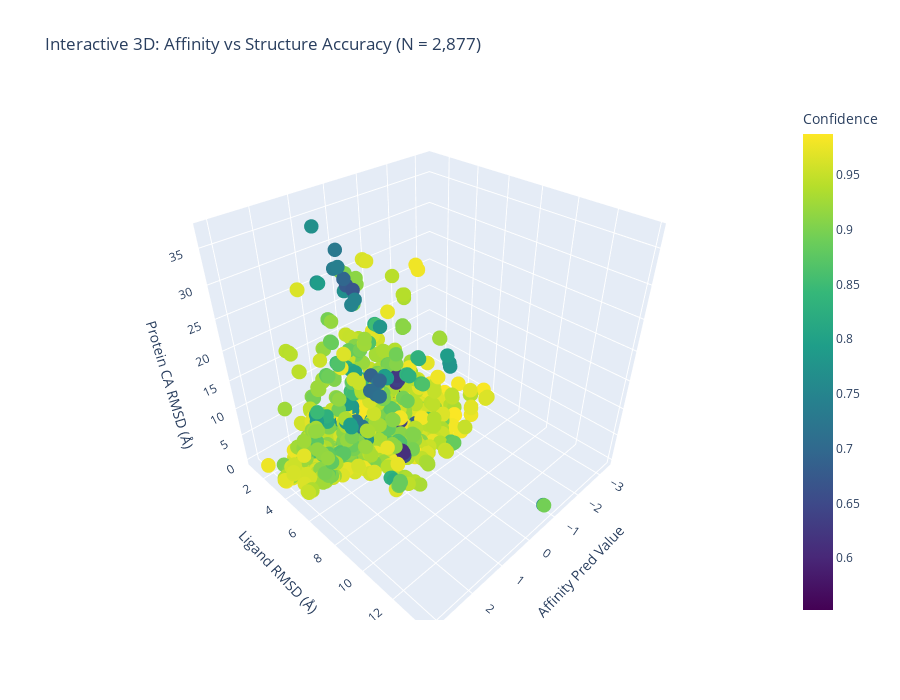

Here is the notebook cell this chart was saved with:
### Markdown cell above
## 5.3 Affinity Prediction Visualizations

Create specialized visualizations to explore the relationships between affinity predictions and structural accuracy.

### Code cell
print("🎨 Creating Affinity-Structure Relationship Visualizations")

# Check if we have affinity data for visualization
if 'df_with_affinity' in locals():
    df_viz = df_with_affinity.copy()
    valid_affinity_viz = df_viz.dropna(subset=['affinity_pred_value', 'affinity_probability_binary'])
    
    if len(valid_affinity_viz) > 10:
        
        # Create comprehensive affinity visualization
        fig = plt.figure(figsize=(20, 15))
        gs = fig.add_gridspec(3, 3, hspace=0.3, wspace=0.3)
        
        # 1. Affinity vs Protein RMSD
        ax1 = fig.add_subplot(gs[0, 0])
        scatter1 = ax1.scatter(valid_affinity_viz['affinity_pred_value'], 
                              valid_affinity_viz['protein_ca_aligned_rmsd'],
                              c=valid_affinity_viz['confidence'], cmap='viridis', alpha=0.6, s=30)
        ax1.set_xlabel('Affinity Pred Value (IC50-like)', fontsize=11)
        ax1.set_ylabel('Protein CA RMSD (Å)', fontsize=11)
        ax1.set_title('Affinity vs Protein Structure', fontweight='bold')
        ax1.grid(True, alpha=0.3)
        
        # Add trend line if correlation exists
        aff_prot_data = valid_affinity_viz[['affinity_pred_value', 'protein_ca_aligned_rmsd']].dropna()
        if len(aff_prot_data) > 3:
            z = np.polyfit(aff_prot_data['affinity_pred_value'], aff_prot_data['protein_ca_aligned_rmsd'], 1)
            p = np.poly1d(z)
            x_trend = np.linspace(aff_prot_data['affinity_pred_value'].min(), 
                                 aff_prot_data['affinity_pred_value'].max(), 100)
            ax1.plot(x_trend, p(x_trend), "r--", alpha=0.8, linewidth=2)
        
        # 2. Affinity vs Ligand RMSD
        ax2 = fig.add_subplot(gs[0, 1])
        scatter2 = ax2.scatter(valid_affinity_viz['affinity_pred_value'], 
                              valid_affinity_viz['ligand_rmsd'],
                              c=valid_affinity_viz['confidence'], cmap='viridis', alpha=0.6, s=30)
        ax2.set_xlabel('Affinity Pred Value (IC50-like)', fontsize=11)
        ax2.set_ylabel('Ligand RMSD (Å)', fontsize=11)
        ax2.set_title('Affinity vs Ligand Pose', fontweight='bold')
        ax2.grid(True, alpha=0.3)
        
        # Add trend line
        aff_lig_data = valid_affinity_viz[['affinity_pred_value', 'ligand_rmsd']].dropna()
        if len(aff_lig_data) > 3:
            z = np.polyfit(aff_lig_data['affinity_pred_value'], aff_lig_data['ligand_rmsd'], 1)
            p = np.poly1d(z)
            x_trend = np.linspace(aff_lig_data['affinity_pred_value'].min(), 
                                 aff_lig_data['affinity_pred_value'].max(), 100)
            ax2.plot(x_trend, p(x_trend), "r--", alpha=0.8, linewidth=2)
        
        # 3. Binding Probability vs Ligand RMSD
        ax3 = fig.add_subplot(gs[0, 2])
        scatter3 = ax3.scatter(valid_affinity_viz['affinity_probability_binary'], 
                              valid_affinity_viz['ligand_rmsd'],
                              c=valid_affinity_viz['confidence'], cmap='viridis', alpha=0.6, s=30)
        ax3.set_xlabel('Binding Probability', fontsize=11)
        ax3.set_ylabel('Ligand RMSD (Å)', fontsize=11)
        ax3.set_title('Binding Probability vs Ligand Pose', fontweight='bold')
        ax3.grid(True, alpha=0.3)
        
        # 4. Affinity vs Confidence
        ax4 = fig.add_subplot(gs[1, 0])
        ax4.scatter(valid_affinity_viz['confidence'], valid_affinity_viz['affinity_pred_value'],
                   alpha=0.6, color='orange', s=30)
        ax4.set_xlabel('Confidence Score', fontsize=11)
        ax4.set_ylabel('Affinity Pred Value', fontsize=11)
        ax4.set_title('Confidence vs Affinity', fontweight='bold')
        ax4.grid(True, alpha=0.3)
        
        # 5. Binding Probability vs Confidence
        ax5 = fig.add_subplot(gs[1, 1])
        ax5.scatter(valid_affinity_viz['confidence'], valid_affinity_viz['affinity_probability_binary'],
                   alpha=0.6, color='green', s=30)
        ax5.set_xlabel('Confidence Score', fontsize=11)
        ax5.set_ylabel('Binding Probability', fontsize=11)
        ax5.set_title('Confidence vs Binding Prob', fontweight='bold')
        ax5.grid(True, alpha=0.3)
        
        # 6. Affinity Value vs Binding Probability
        ax6 = fig.add_subplot(gs[1, 2])
        ax6.scatter(valid_affinity_viz['affinity_pred_value'], valid_affinity_viz['affinity_probability_binary'],
                   alpha=0.6, color='purple', s=30)
        ax6.set_xlabel('Affinity Pred Value', fontsize=11)
        ax6.set_ylabel('Binding Probability', fontsize=11)
        ax6.set_title('Affinity Value vs Binding Prob', fontweight='bold')
        ax6.grid(True, alpha=0.3)
        
        # 7. Distribution of Affinity Values
        ax7 = fig.add_subplot(gs[2, 0])
        ax7.hist(valid_affinity_viz['affinity_pred_value'], bins=30, alpha=0.7, 
                color='skyblue', edgecolor='black')
        ax7.axvline(valid_affinity_viz['affinity_pred_value'].median(), color='red', 
                   linestyle='--', label=f'Median: {valid_affinity_viz["affinity_pred_value"].median():.2f}')
        ax7.set_xlabel('Affinity Pred Value', fontsize=11)
        ax7.set_ylabel('Frequency', fontsize=11)
        ax7.set_title('Distribution of Affinity Values', fontweight='bold')
        ax7.legend()
        ax7.grid(True, alpha=0.3)
        
        # 8. Distribution of Binding Probabilities
        ax8 = fig.add_subplot(gs[2, 1])
        ax8.hist(valid_affinity_viz['affinity_probability_binary'], bins=30, alpha=0.7,
                color='lightcoral', edgecolor='black')
        ax8.axvline(valid_affinity_viz['affinity_probability_binary'].median(), color='blue',
                   linestyle='--', label=f'Median: {valid_affinity_viz["affinity_probability_binary"].median():.3f}')
        ax8.set_xlabel('Binding Probability', fontsize=11)
        ax8.set_ylabel('Frequency', fontsize=11)
        ax8.set_title('Distribution of Binding Probabilities', fontweight='bold')
        ax8.legend()
        ax8.grid(True, alpha=0.3)
        
        # 9. 3D Plot: Affinity, Ligand RMSD, Protein RMSD
        ax9 = fig.add_subplot(gs[2, 2], projection='3d')
        scatter_3d = ax9.scatter(valid_affinity_viz['affinity_pred_value'], 
                                valid_affinity_viz['ligand_rmsd'],
                                valid_affinity_viz['protein_ca_aligned_rmsd'],
                                c=valid_affinity_viz['confidence'], cmap='viridis', alpha=0.6, s=20)
        ax9.set_xlabel('Affinity Value', fontsize=10)
        ax9.set_ylabel('Ligand RMSD', fontsize=10)
        ax9.set_zlabel('Protein RMSD', fontsize=10)
        ax9.set_title('3D: Affinity-Structure Space', fontweight='bold', fontsize=10)
        
        # Add overall colorbar
        cbar = plt.colorbar(scatter1, ax=ax1, fraction=0.046, pad=0.04)
        cbar.set_label('Confidence Score', fontsize=10)
        
        plt.suptitle(f'Boltz Affinity Prediction Analysis (N = {len(valid_affinity_viz):,})', 
                    fontsize=16, fontweight='bold', y=0.98)
        plt.show()
        
        # Create interactive Plotly visualizations
        print("\n🌟 Creating Interactive Affinity Visualizations")
        
        # Interactive 3D scatter plot
        fig_3d = go.Figure(data=[go.Scatter3d(
            x=valid_affinity_viz['affinity_pred_value'],
            y=valid_affinity_viz['ligand_rmsd'],
            z=valid_affinity_viz['protein_ca_aligned_rmsd'],
            mode='markers',
            marker=dict(
                size=5,
                color=valid_affinity_viz['confidence'],
                colorscale='viridis',
                colorbar=dict(title="Confidence"),
                showscale=True
            ),
            text=valid_affinity_viz['protein'],
            hovertemplate='<b>%{text}</b><br>' +
                         'Affinity: %{x:.2f}<br>' +
                         'Ligand RMSD: %{y:.2f}Å<br>' +
                         'Protein RMSD: %{z:.2f}Å<br>' +
                         'Confidence: %{marker.color:.3f}<extra></extra>'
        )])
        
        fig_3d.update_layout(
            title=f'Interactive 3D: Affinity vs Structure Accuracy (N = {len(valid_affinity_viz):,})',
            scene=dict(
                xaxis_title='Affinity Pred Value',
                yaxis_title='Ligand RMSD (Å)',
                zaxis_title='Protein CA RMSD (Å)'
            ),
            font=dict(size=12),
            width=900,
            height=700
        )
        
        fig_3d.show()
        
        # Summary statistics table
        print(f"\n📊 Affinity Analysis Summary:")
        summary_stats = {
            'Metric': ['Valid Predictions', 'Affinity Range', 'Binding Prob Range', 
                      'High Binders (>0.7)', 'Strong Affinity (<median)', 
                      'Correlation (Aff vs Lig RMSD)', 'Correlation (Prob vs Lig RMSD)'],
            'Value': []
        }
        
        summary_stats['Value'].append(f"{len(valid_affinity_viz):,}")
        summary_stats['Value'].append(f"{valid_affinity_viz['affinity_pred_value'].min():.2f} - {valid_affinity_viz['affinity_pred_value'].max():.2f}")
        summary_stats['Value'].append(f"{valid_affinity_viz['affinity_probability_binary'].min():.3f} - {valid_affinity_viz['affinity_probability_binary'].max():.3f}")
        summary_stats['Value'].append(f"{(valid_affinity_viz['affinity_probability_binary'] > 0.7).sum()} ({(valid_affinity_viz['affinity_probability_binary'] > 0.7).mean()*100:.1f}%)")
        summary_stats['Value'].append(f"{(valid_affinity_viz['affinity_pred_value'] <= valid_affinity_viz['affinity_pred_value'].median()).sum()} ({(valid_affinity_viz['affinity_pred_value'] <= valid_affinity_viz['affinity_pred_value'].median()).mean()*100:.1f}%)")
        
        # Add correlations
        if len(aff_lig_data) > 3:
            aff_lig_r, aff_lig_p = pearsonr(aff_lig_data['affinity_pred_value'], aff_lig_data['ligand_rmsd'])
            summary_stats['Value'].append(f"r = {aff_lig_r:.3f} (p = {aff_lig_p:.3f})")
        else:
            summary_stats['Value'].append("N/A")
            
        prob_lig_data = valid_affinity_viz[['affinity_probability_binary', 'ligand_rmsd']].dropna()
        if len(prob_lig_data) > 3:
            prob_lig_r, prob_lig_p = pearsonr(prob_lig_data['affinity_probability_binary'], prob_lig_data['ligand_rmsd'])
            summary_stats['Value'].append(f"r = {prob_lig_r:.3f} (p = {prob_lig_p:.3f})")
        else:
            summary_stats['Value'].append("N/A")
        
        summary_df = pd.DataFrame(summary_stats)
        display(summary_df)
        
    else:
        print("❌ Insufficient affinity data for visualization")
        print(f"   Found only {len(valid_affinity_viz)} valid affinity predictions")
        
else:
    print("❌ No affinity data loaded")
    print("   Run the affinity data loading section first")

### Figure 1 — Plotly figure (JSON) as saved in the notebook; plotly's stock layout.template omitted (floating-point values rounded to 4 significant figures; data arrays with more than 128 entries replaced by an {"elided": "..."} marker saying what was removed)
{"data": [{"hovertemplate": "<b>%{text}</b><br>Affinity: %{x:.2f}<br>Ligand RMSD: %{y:.2f}Å<br>Protein RMSD: %{z:.2f}Å<br>Confidence: %{marker.color:.3f}<extra></extra>", "marker": {"color": {"elided": "2877 float values"}, "colorbar": {"title": {"text": "Confidence"}}, "colorscale": [[0, "#440154"], [0.1111, "#482878"], [0.2222, "#3e4989"], [0.3333, "#31688e"], [0.4444, "#26828e"], [0.5556, "#1f9e89"], [0.6667, "#35b779"], [0.7778, "#6ece58"], [0.8889, "#b5de2b"], [1, "#fde725"]], "showscale": true, "size": 5}, "mode": "markers", "text": {"elided": "2877 str values"}, "type": "scatter3d", "x": {"elided": "2877 float values"}, "y": {"elided": "2877 float values"}, "z": {"elided": "2877 float values"}}], "layout": {"font": {"size": 12}, "height": 700, "scene": {"xaxis": {"title": {"text": "Affinity Pred Value"}}, "yaxis": {"title": {"text": "Ligand RMSD (Å)"}}, "zaxis": {"title": {"text": "Protein CA RMSD (Å)"}}}, "title": {"text": "Interactive 3D: Affinity vs Structure Accuracy (N = 2,877)"}, "width": 900}}
